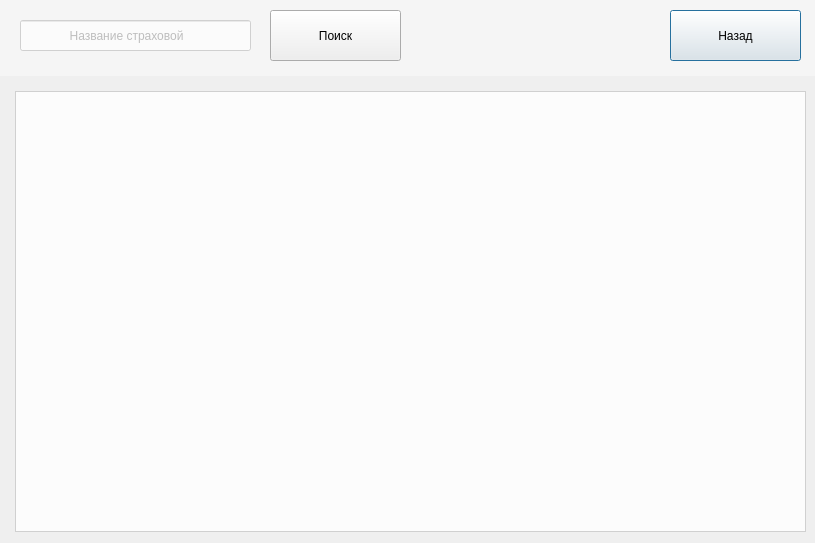
<?xml version="1.0" encoding="UTF-8"?>
<ui version="4.0">
 <class>Dialog</class>
 <widget class="QDialog" name="Dialog">
  <property name="geometry">
   <rect>
    <x>0</x>
    <y>0</y>
    <width>815</width>
    <height>543</height>
   </rect>
  </property>
  <property name="windowTitle">
   <string>Dialog</string>
  </property>
  <widget class="QLabel" name="background">
   <property name="geometry">
    <rect>
     <x>-3</x>
     <y>-5</y>
     <width>821</width>
     <height>551</height>
    </rect>
   </property>
   <property name="text">
    <string/>
   </property>
   <property name="pixmap">
    <pixmap>../photos/imgonline-com-ua-Blur-2l4fVmT8e17N.jpg</pixmap>
   </property>
  </widget>
  <widget class="QLabel" name="upperBack">
   <property name="geometry">
    <rect>
     <x>-3</x>
     <y>-5</y>
     <width>821</width>
     <height>81</height>
    </rect>
   </property>
   <property name="styleSheet">
    <string notr="true">color: grey; background-color: rgba(255,255,255,100)</string>
   </property>
   <property name="text">
    <string/>
   </property>
  </widget>
  <widget class="QPushButton" name="returnButton">
   <property name="geometry">
    <rect>
     <x>670</x>
     <y>10</y>
     <width>131</width>
     <height>51</height>
    </rect>
   </property>
   <property name="text">
    <string>Назад</string>
   </property>
  </widget>
  <widget class="QLineEdit" name="searchText">
   <property name="geometry">
    <rect>
     <x>20</x>
     <y>20</y>
     <width>231</width>
     <height>31</height>
    </rect>
   </property>
   <property name="styleSheet">
    <string notr="true">color: grey; background-color: rgba(255,255,255,150)</string>
   </property>
   <property name="placeholderText">
    <string>              Название страховой</string>
   </property>
  </widget>
  <widget class="QPushButton" name="searchButton">
   <property name="geometry">
    <rect>
     <x>270</x>
     <y>10</y>
     <width>131</width>
     <height>51</height>
    </rect>
   </property>
   <property name="text">
    <string>Поиск</string>
   </property>
  </widget>
  <widget class="QTableView" name="tableView">
   <property name="geometry">
    <rect>
     <x>15</x>
     <y>91</y>
     <width>791</width>
     <height>441</height>
    </rect>
   </property>
   <property name="styleSheet">
    <string notr="true">color: grey; background-color: rgba(255,255,255,200)
</string>
   </property>
  </widget>
 </widget>
 <resources/>
 <connections/>
</ui>
